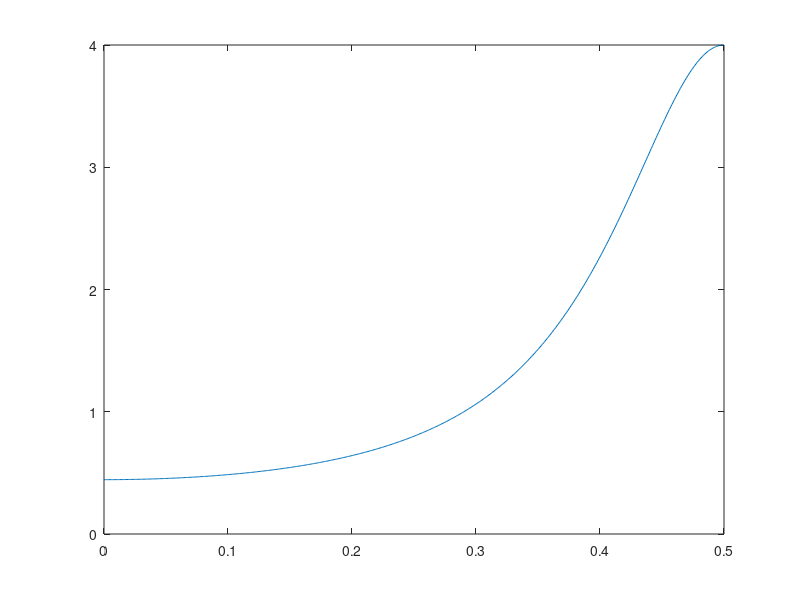
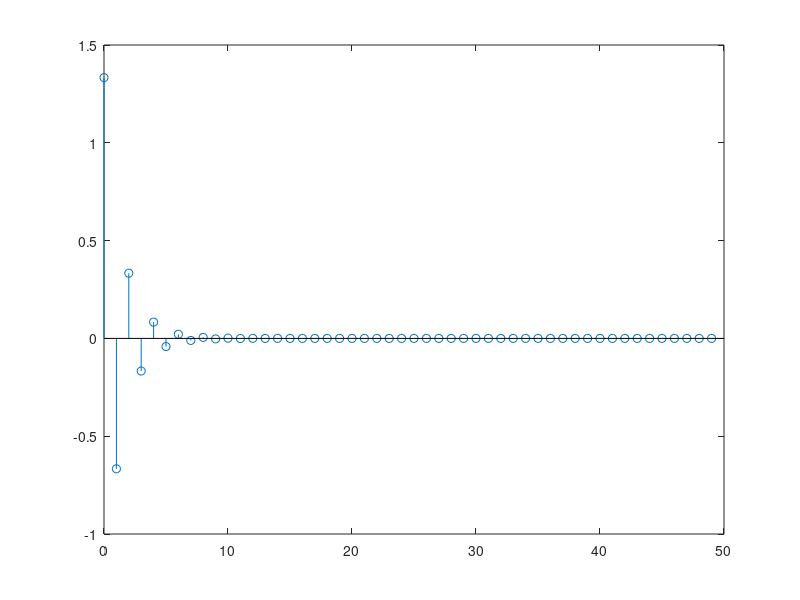
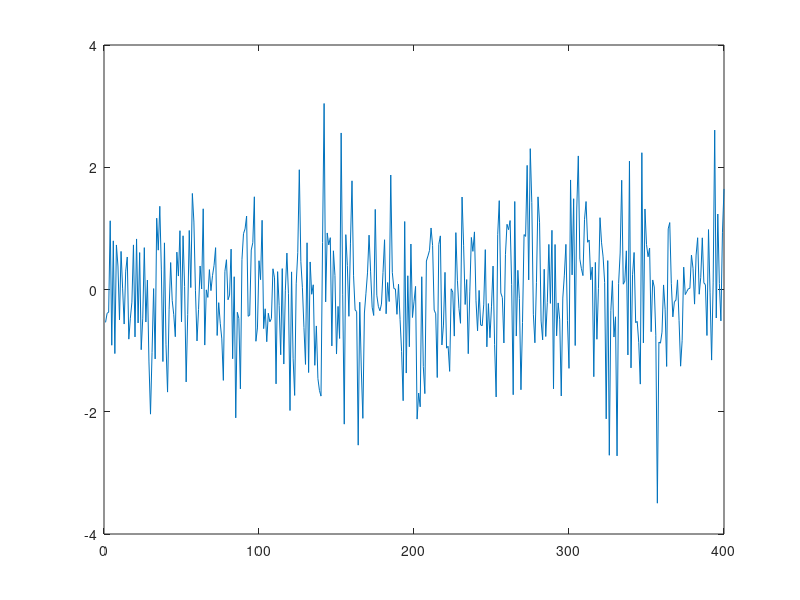
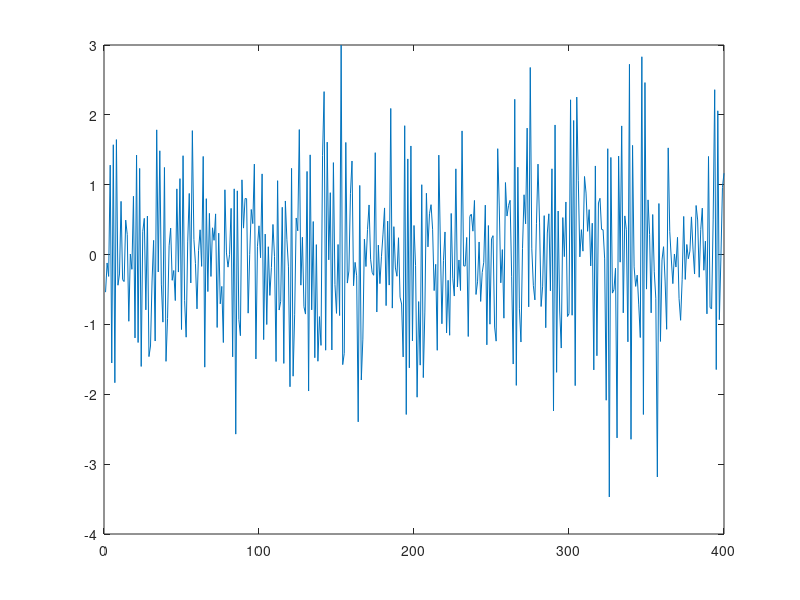

Source code (MATLAB) for these figures, in order:
%% Stationära stokastiska processer 
% Datorlaboration 2 
% Filip Birkfeldt & Nils Barr Zeilon 

%% 3 
% A(z−1)=1+a1z−1 +···+apz−p
% C(z−1)=1+c1z−1 +···+cqz−q


a1 = 0.5; 
C = 1; 
A=[1, a1]; 

[H,w]=freqz(C, A); 
R=abs(H).^2;


% Plots the specteal density 
figure; 
plot(w/2/pi,R)

%Calculate covariance-function 
H=freqz(C,A,512,"whole");
Rd=abs(H).^2;
r=ifft(Rd);
figure;
stem([0:49],r(1:50))

% Q.1 Draw rough sketches of the covariance functions for a1 < 0 and a1 > 0. How do they differ?
% Ett posivt värde på a1 ger skiftande +/- värden på r(tau) 
% Ett negativt värde på a1 ger bara positiva värden på r(tau)

% Q.2 Sketch the spectral densities. At what frequency does the spectral
% density reaches the maximum value for a1 < 0 and a1 > 0, respectively?
% a1 = 0.5 ger största värde på f=0.5 
% a2 = -0.5 ger största värde på f=0

% Fråga varför det blir som det blir. 

%%

m=0;
sigma=1; 
n=400; 
e=normrnd(m,sigma,1,n); 
%%
figure; 
plot(e); 
figure; 

a1 = 0.5; 
C = 1; 
A=[1, a1]; 

x = filter(C, A, e);
plot(x)

% Q. Sketch the view of the realizations. Express Xt in Xt−1 and et for the
% two cases and explain the differences in how the realizations evolve with
% time.

% a>0 -> trycker ihop punkterna och gör punkterna mindre. 
% störtsta värdet till  ~3.444 till ~3.14

% a<0 dra upp avstånden mellan punkterna. 

% Xt = et +(-)a1*Xt-1

%% 
A = [1, -1, 0.5]
C = [1]
P = roots(A)
Z = roots(C)

figure; 
zplane(Z,P)
figure; 
[H,w]=freqz(C, A); 
R=abs(H).^2;
% Plots the specteal density 
plot(w/2/pi,R)

%Q. Which parts of the spectral density have high power and which has low 
% power respectively in reference to the location of poles and zeros?

% Låga frekveser -> -0.25 o lägre ger low power
% högre frekvenser än 0.25 ger low power
% frekvenser emellan -0.25-0.25 ger hög power med peak f=0.1 

%% 4 Study of ARMA-processes using armagui

% Q. How do the covariance function and spectral density change when you
% increase the angle? How do they change when you increase the distance
% from the unit circle?

% Desto större frekvens desto större svängningar 
% Increase distance -> tar längre tid för kovariansen att gå mot noll. 

% 
% Q. Sketch the spectral density and covariance function. Consider the
% model for an AR-process, can you guess what the ak coefficients are?
% (Hint: do the spectral density and covariance function look familiar?)

% Högre avstånd -> högre & tydligare peak. 
% ak-coeff motsvar på vilken frekvens man har peaks på. 

% börjar på värden mellan -2,2 sen blir superstor/små värden. 
% eftersom att värdet beror på det föreliggande värdet och multipliceras 
% med värden med större än 1 -> växer exp. 

%% 4.2
% Q. For which values of τ do the covariance functions of the different 
% processes above become zero? How is this value of τ related to the order?

% MA2 - tau=3 
% MA3 - tau=5
% MA4 - tau=7
% MA5 - tau=9 
% dubbla MA -1 ger det tau som gör kovariansen till 0. 

% Q. Sketch two spectral densities, one with complex zeros close to the unit
% circle and a second with complex zeros close to the origin. Explain how
% the locations of the zeros affect the spectral density.

% Nära enhetscirkeln -> går tydlig mot noll i R(f) 
% Nära origo -> ej nära noll, väldigt liten sänka i R(f)

%% 5 Speech modeling in cell phones

% Q. How much storage is saved by sending the AR-parameters 
% instead of the audio itself?

% 87% plats är sparat 142336 bytes 











